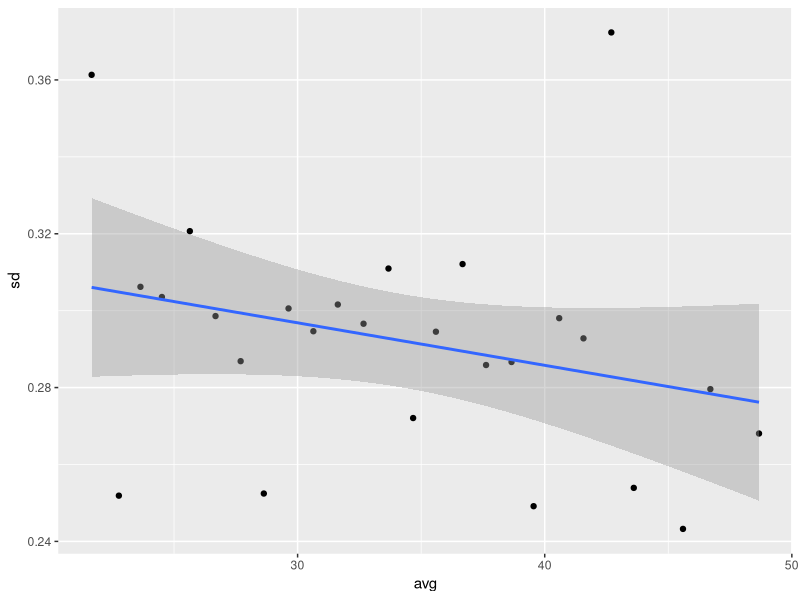
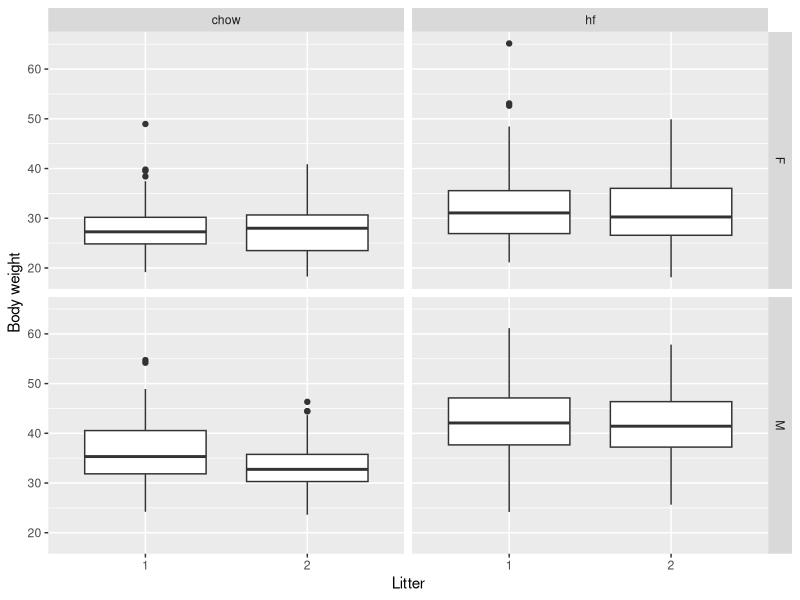
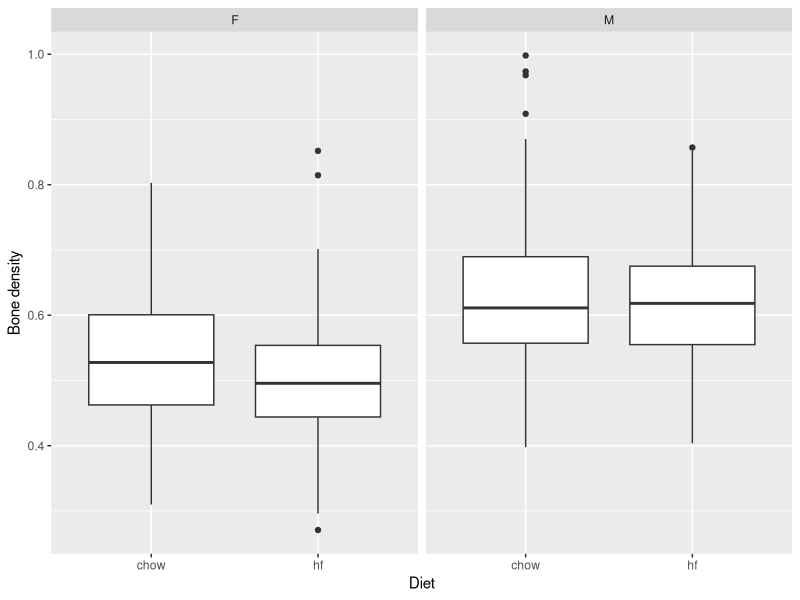

Recreate these plots in R, in order.
## ---- chunk 1
library(dslabs)
library(dplyr)
library(ggplot2)
#data(mice_weights)
## ---- chunk 2
fit1 <- lm(body_weight ~ diet, data = mice_weights)
fit2 <- lm(body_weight ~ diet + sex, data = mice_weights)
summary(fit1)$sigma
summary(fit2)$sigma
## ---- chunk 3
# categorized by weights
dat <- mice_weights
breaks <- with(dat, seq(min(body_weight), max(body_weight), 1))
dat <- mutate(dat, group = cut(body_weight, breaks, include.lowest = TRUE))

#calculate mean and std.
summ <- dat |>
  group_by(group) |>
  summarize(n = n(), avg = mean(body_weight), sd = sd(body_weight)) |>
  filter(n > 10)

summ
# graph check if std changed by avg
ggplot(summ, aes(avg, sd)) + geom_point() + geom_smooth(method = "lm")
## ---- chunk 4
mice_weights |>
  ggplot(aes(x = factor(litter), y = body_weight)) +
  geom_boxplot() +
  facet_grid(sex ~ diet) +
  labs(x = "Litter", y = "Body weight")
## ---- chunk 5
fit <- lm(body_weight ~ sex + diet + litter, data = mice_weights)
summary(fit)$coefficients["litter2", ]
anova(fit)
## ---- chunk 6
mice_weights |>
  filter(!is.na(bone_density)) |>
  ggplot(aes(x = diet, y = bone_density)) +
  geom_boxplot() +
  facet_wrap(~ sex) +
  labs(x = "Diet", y = "Bone density")
## ---- chunk 7
dat <- mice_weights |> filter(!is.na(bone_density))

fit_f <- lm(bone_density ~ diet, data = filter(dat, sex == "F"))
fit_m <- lm(bone_density ~ diet, data = filter(dat, sex == "M"))
summary(fit_f)$coefficients
summary(fit_m)$coefficients
## ---- chunk 8
fit_int <- lm(bone_density ~ sex * diet, data = dat)
summary(fit_int)$coefficients

fit_sep <- lm(bone_density ~ sex + diet:sex, data = dat)
summary(fit_sep)$coefficients
